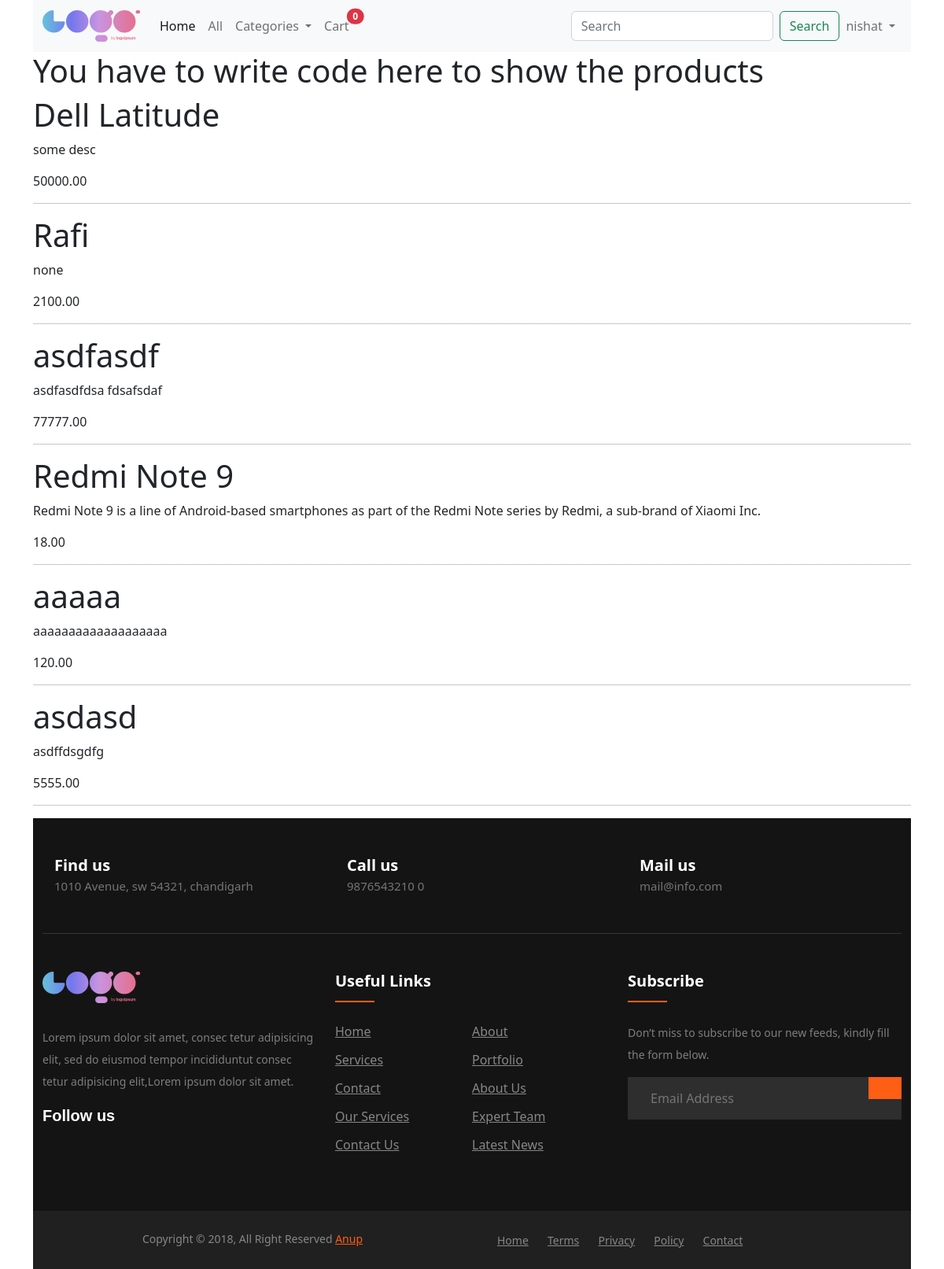
/all-products.php (signed in), run on the app's committed database.
### tables this page shows
CREATE TABLE `products` (
  `id` int(11) NOT NULL,
  `sku` varchar(128) NOT NULL,
  `category_id` int(11) NOT NULL,
  `subcategory_id` int(11) NOT NULL,
  `name` varchar(256) NOT NULL,
  `description` text NOT NULL,
  `price` float(10,2) NOT NULL,
  `quantity` int(11) NOT NULL,
  `images` varchar(512) NOT NULL,
  `discount` int(11) NOT NULL DEFAULT 0,
  `hot` set('0','1') NOT NULL DEFAULT '1',
  `created_at` timestamp NOT NULL DEFAULT current_timestamp()
);

### all-products.php (the view, shortened to what this page needs)
<?php
require "inc/connection.php";
$s = "select * from products where 1 order by created_at desc";
$r = $conn->query($s);
?>
<!DOCTYPE html>
<html lang="en">
<head>
    <link rel="stylesheet" href="assets/css/bootstrap.min.css">
    <link rel="stylesheet" href="assets/css/lightbox.min.css">
    <link rel="stylesheet" href="assets/css/footer.css">
</head>
<body>
    <div class="container">
<?php include "inc/navbar.php";?>
<h1>You have to write code here to show the products</h1>
<?php
while($row = $r->fetch_assoc()){
    echo "<h1>".$row['name']."</h1>";
    echo "<p>".$row['description']."</p>";
    echo "<p>".$row['price']."</p>";
    echo "<hr>";
}
?>
<?php include "inc/footer.php"; ?>
</body>
</html>

### data on the page
products: name "Dell Latitude", description "some desc", price "50000.00"
products: name "Rafi", description "none", price "2100.00"
products: name "asdfasdf", description "asdfasdfdsa fdsafsdaf", price "77777.00"
products: name "Redmi Note 9", description "Redmi Note 9 is a line of Android-based smartphones as part of the Redmi Note series by Redmi, a sub-brand of Xiaomi Inc.", price "18.00"
products: name "aaaaa", description "aaaaaaaaaaaaaaaaaaa", price "120.00"
products: name "asdasd", description "asdffdsgdfg", price "5555.00"

### other printed values
$_SESSION['username'] "nishat"
